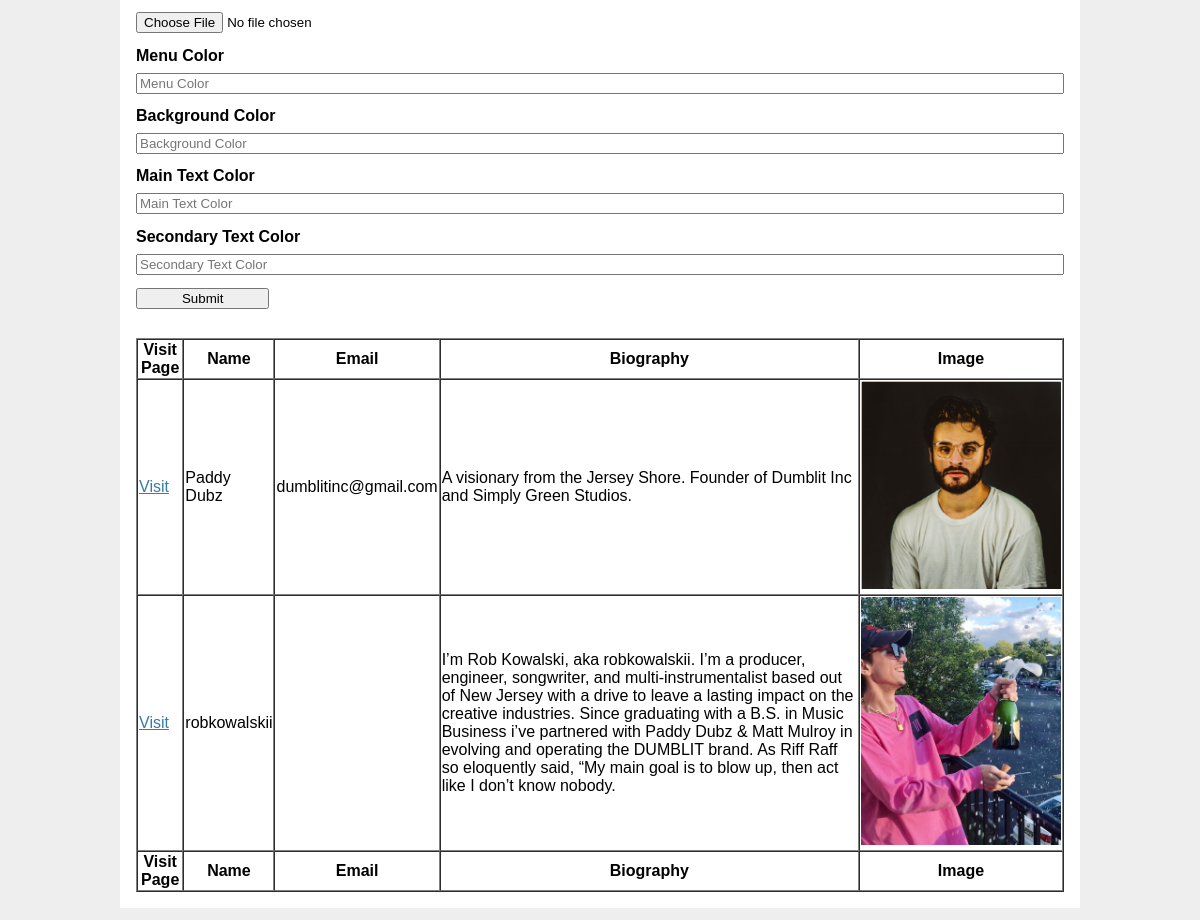
Page /add/Profile (signed in, lower part) on the earlier database version.
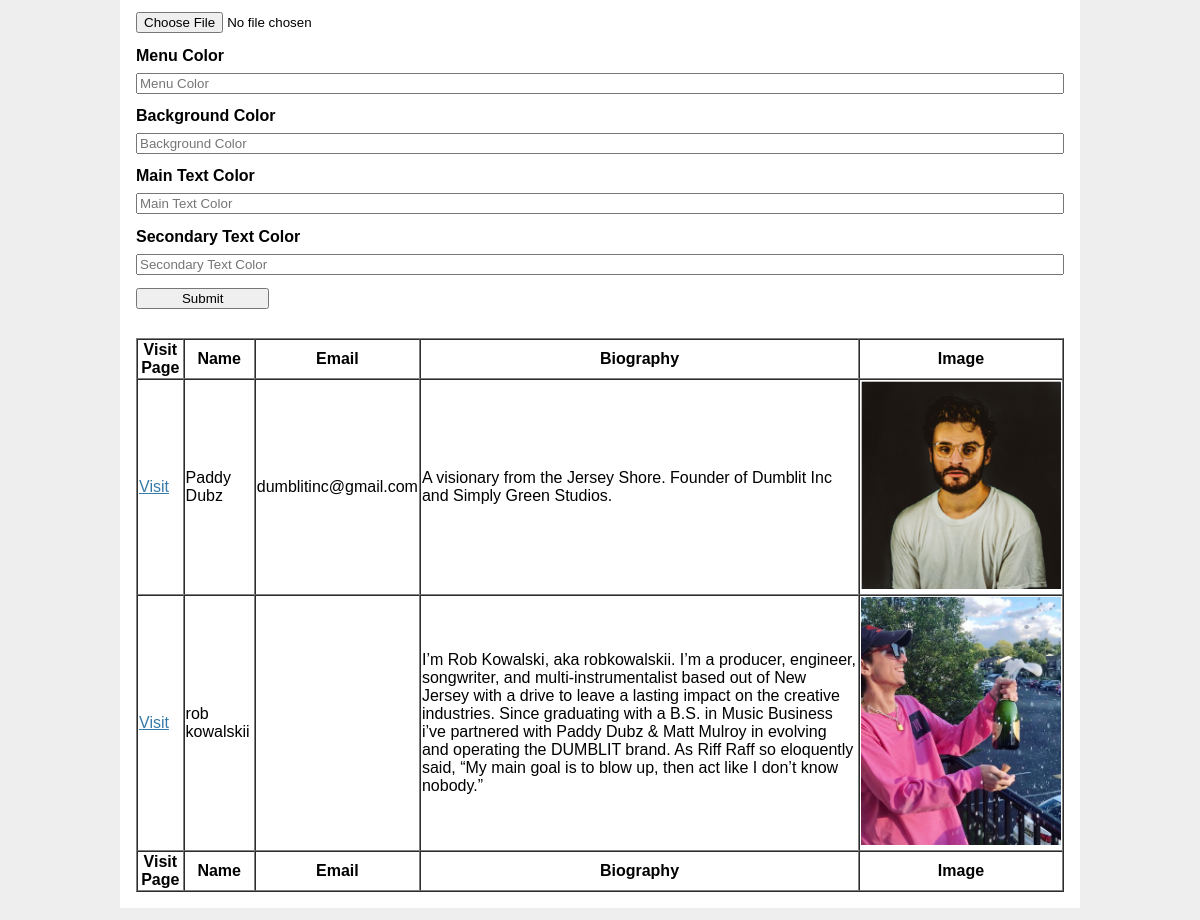
Same page on the later database version.
### tables this page shows
CREATE TABLE Profile (
  id INTEGER PRIMARY KEY AUTOINCREMENT,
  author_id INTEGER NOT NULL,
  created TIMESTAMP NOT NULL DEFAULT CURRENT_TIMESTAMP,
  Name TEXT NOT NULL,
  Email TEXT NOT NULL,
  Phone TEXT NOT NULL,
  Location TEXT NOT NULL,
  Instagram TEXT NOT NULL,
  Twitter TEXT NOT NULL,
  Facebook TEXT NOT NULL,
  Youtube TEXT NOT NULL,
  Soundcloud TEXT NOT NULL,
  Spotify TEXT NOT NULL,
  AppleMusic TEXT NOT NULL,
  Biography TEXT NOT NULL,
  Image TEXT NOT NULL,
  Image2 TEXT NOT NULL,
  menu_color TEXT NOT NULL,
  background_color TEXT NOT NULL,
  main_text_color TEXT NOT NULL,
  secondary_text_color TEXT NOT NULL,
  FOREIGN KEY (author_id) REFERENCES user (id)
);

### flaskr/blog.py (the view, shortened to what this page needs)
@bp.route("/add/<path:page>", methods=("GET", "POST"))
@login_required
def add(page):
    form, fields, values, mark = get_add_page(page)
    return render_template("blog/add.html", form=form, page=page, mark=mark)

### flaskr/forms.py
class ProfileForm(FlaskForm):
    name = StringField(id='Your Name', validators=[InputRequired()])
    email = StringField(id='Public Email')
    phone = StringField(id='Public Phone Number')
    location = StringField(id='Location/Area')
    ig = StringField(id='Instagram Tag: @')
    twitter = StringField(id='Twitter Tag: @')
    fb = StringField(id='Facebook Link')
    yt = StringField(id='Youtube Link')
    soundcloud = StringField(id='Soundcloud Link')
    spotify = StringField(id='Spotify Link')
    apple = StringField(id='Apple Music Link')
    bio = TextAreaField(id='Biography')
    image = FileField(id='Primary Image', validators=[FileRequired()])
    image2 = FileField(id='Secondary Image or Video')
    menu_color = ColorField(id='Menu Color')
    background_color = ColorField(id='Background Color')
    main_text_color = ColorField(id='Main Text Color')
    secondary_text_color = ColorField(id='Secondary Text Color')

### flaskr/auth.py (called while the page is built)
def login_required(view):
    @functools.wraps(view)
    def wrapped_view(**kwargs):
        if g.user is None:
            return redirect(url_for("auth.login"))
        return view(**kwargs)
    return wrapped_view

### flaskr/templates/blog/add.html (shortened to what this page needs)
{% extends 'base.html' %}
{% block content %}
  <form method="POST" action="{{url}}" enctype="multipart/form-data">
    {% for field in form if field.widget.input_type != 'hidden' %}
      {% if field.type == "FileField" %}
          <td>{{ field }}</td>
      {% else %}
        <label for="{{field.id}}">{{field.id}}</label>
        {{ field(placeholder=field.id, class="form-control") }}
      {% endif %}
    {% endfor %}
    <input type="submit" name="Submit">
  </form>
  {{mark}}
{% endblock %}

Differences in the rows shown:
changed Profile: Biography "…Simply Green Studios. Visit robkowalskii I’m Rob Kowalski, aka robkowalskii. I’m a producer, engineer, songwriter, and multi-instrumentalist based out of New Jersey with a drive to leave a lasting impact on the creative industries. Since graduating with a B.S. in Music Business i’ve partnered with Paddy Dubz & Matt Mulroy in evolving and operating the DUMBLIT brand. As Riff Raff so eloquently said, “My main goal is to blow up, then act like I don’t know nobody." → "…Simply Green Studios. Visit rob kowalskii I’m Rob Kowalski, aka robkowalskii. I’m a producer, engineer, songwriter, and multi-instrumentalist based out of New Jersey with a drive to leave a lasting impact on the creative industries. Since graduating with a B.S. in Music Business i’ve partnered with Paddy Dubz & Matt Mulroy in evolving and operating the DUMBLIT brand. As Riff Raff so eloquently said, “My main goal is to blow up, then act like I don’t know nobody.”"
